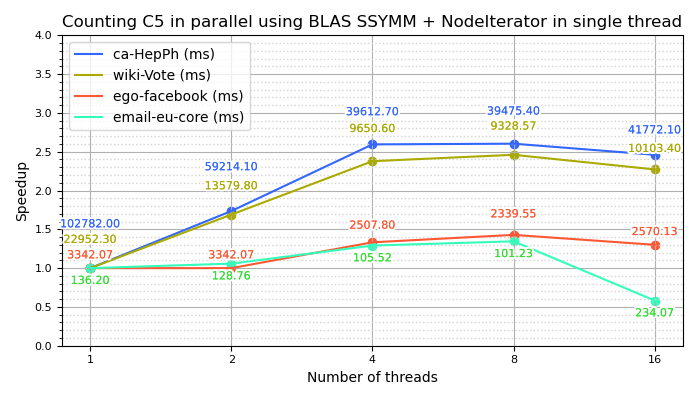

This chart was generated by the following Python code:
import os
import matplotlib.pyplot as plt
from matplotlib import patheffects 

names = ['email-eu-core', 'ego-facebook', 'wiki-Vote', 'ca-HepPh', 'p2p-Gnutella25']
n = [1005, 4039, 7115, 12008, 22687]
x = [1,2,4,8,16]
y1 = [136.196, 128.759, 105.521, 101.232, 234.072]
y2 = [3342.07, 3342.07, 2507.8, 2339.55, 2570.13]
y3 = [22952.3, 13579.8, 9650.6, 9328.57, 10103.4]
y4 = [102782, 59214.1, 39612.7, 39475.4, 41772.1]

y1_speedup = [y1[0]/y1[i] for i in range(len(y1))]
y2_speedup = [y2[0]/y2[i] for i in range(len(y2))]
y3_speedup = [y3[0]/y3[i] for i in range(len(y3))]
y4_speedup = [y4[0]/y4[i] for i in range(len(y4))]

plt.figure(figsize=(7, 4))

plt.plot(x, y4_speedup, label= 'ca-HepPh (ms)', color='#3366ff')
plt.plot(x, y3_speedup, label='wiki-Vote (ms)', color='#aaaa00')  
plt.plot(x, y2_speedup, label= 'ego-facebook (ms)', color='#ff5733')
plt.plot(x, y1_speedup, label='email-eu-core (ms)', color='#33ffbd')  

plt.scatter(x, y4_speedup, color='#3366ff')
plt.scatter(x, y3_speedup, color='#aaaa00')
plt.scatter(x, y2_speedup, color='#ff5733')
plt.scatter(x, y1_speedup, color='#33ffbd')

def add_contour(text):
    return [patheffects.withStroke(linewidth=3, foreground='white'), patheffects.Normal()]

for i in range(len(x)):
    offset1 = 0
    offset2 = 0
    offset3 = 0
    offset4 = 0
    if (i == 1 or i == 0):
        offset3 = 0.2
        offset4 = 0.4
    if i == 2:
        offset2 = 0.05
        offset3 = 0.25
        offset4 = 0.25
    if i == 3:
        offset2 = 0.1
        offset3 = 0.2
        offset4 = 0.25
    if i == 4:
        offset3 = 0.1
        offset4 = 0.15

    text1 = plt.text(x[i], y1_speedup[i]-0.1+offset1, f'{y1[i]:.2f}', ha='center', va='top', fontsize=8, color='#33dd33')
    text1.set_path_effects(add_contour(text1)) 
    
    text2 = plt.text(x[i], y2_speedup[i]+0.1+offset2, f'{y2[i]:.2f}', ha='center', va='bottom', fontsize=8, color='#ff5733')
    text2.set_path_effects(add_contour(text2))

    text3 = plt.text(x[i], y3_speedup[i]+0.1+offset3, f'{y3[i]:.2f}', ha='center', va='bottom', fontsize=8, color='#aaaa00')
    text3.set_path_effects(add_contour(text3))

    text4 = plt.text(x[i], y4_speedup[i]+0.1+offset4, f'{y4[i]:.2f}', ha='center', va='bottom', fontsize=8, color='#3366ff')
    text4.set_path_effects(add_contour(text4))

plt.xlabel('Number of threads')
plt.ylabel('Speedup')
plt.title('Counting C5 in parallel using BLAS SSYMM + NodeIterator in single thread')
plt.legend(loc='upper left')
plt.xscale('log', base=2)
plt.xticks(x,x)
plt.yticks([i/2 for i in range(0, 10, 1)])
plt.minorticks_on()

plt.grid(True, zorder=0)
plt.grid(which='minor', linestyle=':', linewidth='1', color='lightgrey', zorder=0)

plt.ylim(0, 4)

plt.tick_params(axis='both', which='major', labelsize=8)

plt.tight_layout()

script_dir = os.path.dirname(os.path.abspath(__file__))
plt.savefig(os.path.join(script_dir, 'C5BLASNI.png'))

plt.show()
